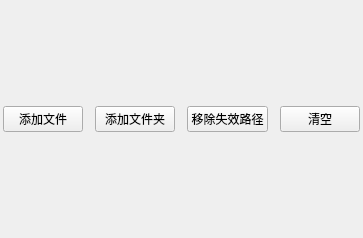
<?xml version="1.0" encoding="UTF-8"?>
<ui version="4.0">
 <class>Form</class>
 <widget class="QWidget" name="Form">
  <property name="geometry">
   <rect>
    <x>0</x>
    <y>0</y>
    <width>325</width>
    <height>238</height>
   </rect>
  </property>
  <property name="windowTitle">
   <string>Form</string>
  </property>
  <layout class="QVBoxLayout" name="verticalLayout" stretch="0,1">
   <property name="spacing">
    <number>3</number>
   </property>
   <property name="leftMargin">
    <number>3</number>
   </property>
   <property name="topMargin">
    <number>3</number>
   </property>
   <property name="rightMargin">
    <number>3</number>
   </property>
   <property name="bottomMargin">
    <number>3</number>
   </property>
   <item>
    <layout class="QHBoxLayout" name="horizontalLayout">
     <property name="spacing">
      <number>12</number>
     </property>
     <item>
      <widget class="QPushButton" name="pushButton_add_files">
       <property name="text">
        <string>添加文件</string>
       </property>
      </widget>
     </item>
     <item>
      <widget class="QPushButton" name="pushButton_add_folders">
       <property name="text">
        <string>添加文件夹</string>
       </property>
      </widget>
     </item>
     <item>
      <widget class="QPushButton" name="pushButton_delete_useless_path">
       <property name="text">
        <string>移除失效路径</string>
       </property>
      </widget>
     </item>
     <item>
      <widget class="QPushButton" name="pushButton_clear">
       <property name="text">
        <string>清空</string>
       </property>
      </widget>
     </item>
     <item>
      <spacer name="horizontalSpacer">
       <property name="orientation">
        <enum>Qt::Orientation::Horizontal</enum>
       </property>
       <property name="sizeHint" stdset="0">
        <size>
         <width>40</width>
         <height>20</height>
        </size>
       </property>
      </spacer>
     </item>
    </layout>
   </item>
   <item>
    <layout class="QVBoxLayout" name="layout_filelist"/>
   </item>
  </layout>
 </widget>
 <resources/>
 <connections/>
</ui>
